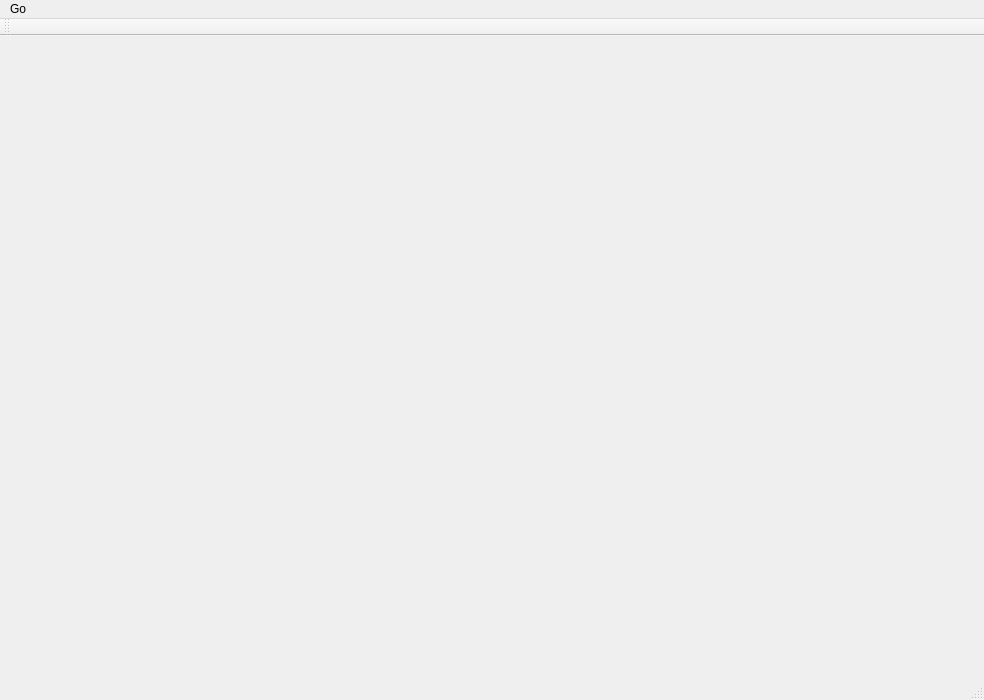
<?xml version="1.0" encoding="UTF-8"?>
<ui version="4.0">
 <class>MainWindow</class>
 <widget class="QMainWindow" name="MainWindow">
  <property name="geometry">
   <rect>
    <x>0</x>
    <y>0</y>
    <width>984</width>
    <height>700</height>
   </rect>
  </property>
  <property name="windowTitle">
   <string>MainWindow</string>
  </property>
  <widget class="QWidget" name="centralWidget">
   <widget class="QWidget" name="mapWidget" native="true">
    <property name="geometry">
     <rect>
      <x>320</x>
      <y>60</y>
      <width>120</width>
      <height>80</height>
     </rect>
    </property>
   </widget>
  </widget>
  <widget class="QMenuBar" name="menuBar">
   <property name="geometry">
    <rect>
     <x>0</x>
     <y>0</y>
     <width>984</width>
     <height>22</height>
    </rect>
   </property>
   <widget class="QMenu" name="menuGo">
    <property name="title">
     <string>Go</string>
    </property>
    <addaction name="actionHome"/>
   </widget>
   <addaction name="menuGo"/>
  </widget>
  <widget class="QToolBar" name="mainToolBar">
   <attribute name="toolBarArea">
    <enum>TopToolBarArea</enum>
   </attribute>
   <attribute name="toolBarBreak">
    <bool>false</bool>
   </attribute>
  </widget>
  <widget class="QStatusBar" name="statusBar"/>
  <action name="actionHome">
   <property name="text">
    <string>Home</string>
   </property>
  </action>
 </widget>
 <layoutdefault spacing="6" margin="11"/>
 <resources/>
 <connections/>
</ui>
